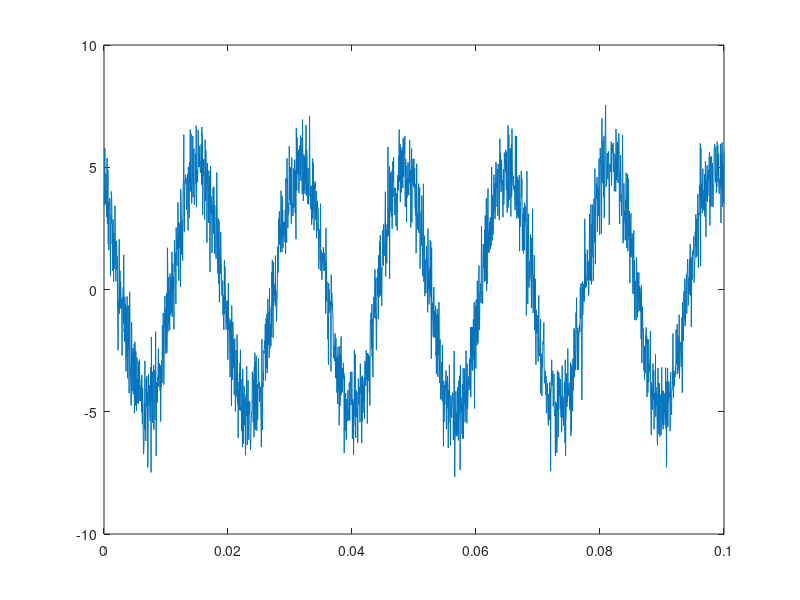
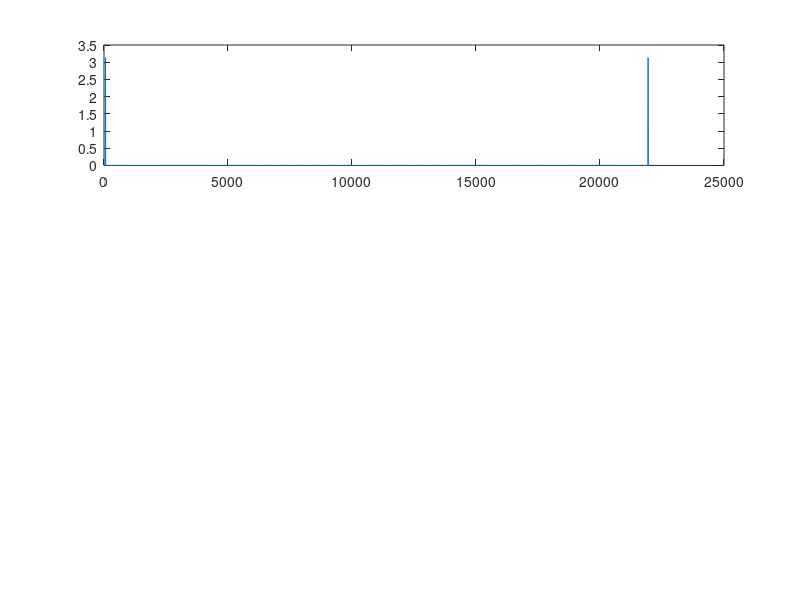

The MATLAB script that drew these images, in order: (Note: this script raises an error after producing the figures.)
%design time-domain notch filter

tt = linspace(0,0.1,2200);
fs = 22000;

phi = 125; freq = 60; A = 5;
ytest = A*sin(freq*2*pi*tt+phi*(pi/180)) + randn(size(tt));

figure
plot(tt,ytest)

%% 
L = 2200;
f = fs/L*(0:L-1);

phase = angle(fft(ytest))* 180/pi+90;
pow = fft(ytest).*conj(fft(ytest))/L/L/2;

figure
subplot(3,1,1)
plot(f, pow)
hold on
xline(60, 'k--')
ylabel('Power')
xlim([0,100])
subplot(3,1,2)
plot(f,phase)
ylabel('Phase')
hold on
xline(60, 'k--')
xlabel('Frequency (Hz)')
xlim([0,100])

ortho_proj = @(A,B) (sum(A.*B)/(norm(B)^2))*B;

ind = find(f >=60, 1);
yest = ortho_proj(ytest, sin(60*2*pi*tt+phase(ind)*(pi/180)));

figure
plot(tt,ytest,'r')
hold on
plot(tt,yest,'k')
xlabel('Time (s)')

fprintf('True parameters: amp = %.2f, phase = %.2f\n\n', A, phi)
fprintf('Power at f=60: %.2f\n', max(yest))
fprintf('Phase at f=60: %.2f\n', phase(ind))
%%

tic
[yfilt, yest, A, phi] = td_notch2(ytest,tt,60,fs);
toc

figure
plot(ytest, 'r');
hold on
plot(yfilt, 'k')

%%

function [yfilt, yest, A, phi] = td_notch(y,t,freq,fs)
    %time-domain notch filter: determines phase of component at frequency
    %'freq' and subtracts a sine wave in time domain
    %
    %y: signal for filtering
    %t: array of time indices (e.g. 0-100 ms)
    %freq: frequency for notch filt
    %fs: sample rate
    %
    %yfilt: signal with subtracted sinusoid
    %yest: fit sine component
    %A: amplitude of fit sinusoid
    %phi: phase of fit sinusoid

    L = length(t);
    f = fs/L*(0:L-1);

    yfft = fft(y);
    phase = angle(yfft)* 180/pi+90;

    ortho_proj = @(A,B) (sum(A.*B)/(norm(B)^2))*B;

    ind = find(f >=freq, 1);
    yest = ortho_proj(y, sin(60*2*pi*t+phase(ind)*(pi/180)));

    A = max(yest);
    phi = phase(ind);
    yfilt = y - yest;

end

function [yfilt, yest, A, mean_phase] = td_notch_mc(y,t,freq,fs)
    %y: signal for filtering
    %t: array of time indices (e.g. 0-100 ms)
    %freq: frequency for notch filt
    %fs: sample rate
    %
    %yfilt: signal with subtracted sinusoid
    %yest: fit sine component
    %A: amplitude of fit sinusoid
    %phi: phase of fit sinusoid 
    %
    %multichannel variant: estimates average phi from multi channels
    %before fitting and subtracting on individual channels
    
    if size(y,2) > size(y,1)
        y = transpose(y);
    end

    L = length(t);
    f = fs/L*(0:L-1);
    
    yfft = fft(y);
    
    phase = angle(yfft)* 180/pi+90;
    

    ortho_proj = @(A,B) (sum(A.*B)/(norm(B)^2))*B;

    ind = find(f >=freq, 1);
    mean_phase = mean(phase(ind,:)* 180/pi+90);

    y = transpose(y);
    yest = zeros(size(y));
    A = zeros(size(y,1));

    for kk = 1:size(y,1)
        yest(kk,:) = ortho_proj(y, sin(60*2*pi*t+mean_phase*(pi/180)));
        A(kk) = max(yest);
    end
    yfilt = y - yest;

end

function [yfilt, yest, A, phi] = td_notch2(y,t,freq,fs)
    %time-domain notch filter: determines phase of component at frequency
    %'freq' and subtracts a sine wave in time domain
    %
    %y: signal for filtering
    %t: array of time indices (e.g. 0-100 ms)
    %freq: frequency for notch filt
    %fs: sample rate
    %
    %yfilt: signal with subtracted sinusoid
    %yest: fit sine component
    %A: amplitude of fit sinusoid
    %phi: phase of fit sinusoid

    L = length(t);
    f = fs/L*(0:L-1);

    yfft = fft(y);
    phase = angle(yfft)* 180/pi+90;

    ortho_proj = @(A,B) (sum(A.*B)/(norm(B)^2))*B;

    ind = find(f >=freq, 1);

    %yest = ortho_proj(y, sin(60*2*pi*t+phase(ind)*(pi/180)));
    yest = sin(60*2*pi*t+phase(ind)*(pi/180));
    yscale = abs(median(y./yest));
    yest = yest*yscale;

    %A = max(yest);
    A=yscale;

    phi = phase(ind);
    yfilt = y - yest;

end
